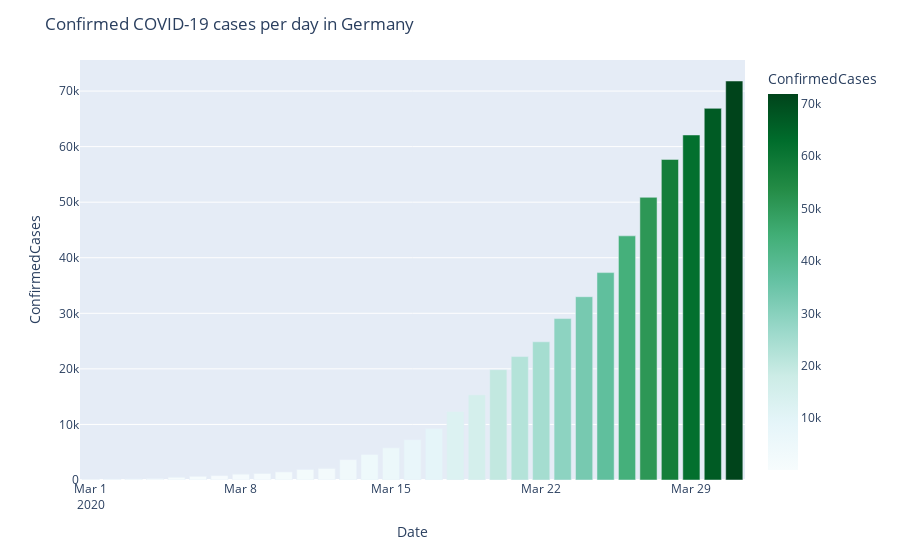

Notebook code for this chart:
### Code cell
df_by_date = pd.DataFrame(train.fillna('NA').groupby(['Country_Region','Date'])['ConfirmedCases'].sum().sort_values().reset_index())

fig = px.bar(df_by_date.loc[(df_by_date['Country_Region'] == 'Germany') &(df_by_date.Date >= '2020-03-01')].sort_values('ConfirmedCases',ascending = False), 
             x='Date', y='ConfirmedCases', color="ConfirmedCases", color_continuous_scale=px.colors.sequential.BuGn)

fig.update_layout(title_text='Confirmed COVID-19 cases per day in Germany')
fig.show()

### Figure 1 — Plotly figure (JSON) as saved in the notebook; plotly's stock layout.template omitted (floating-point values rounded to 4 significant figures)
{"data": [{"textposition": "auto", "hovertemplate": "Date=%{x}<br>ConfirmedCases=%{marker.color}", "showlegend": false, "legendgroup": "", "name": "", "yaxis": "y", "y": [71808, 66885, 62095, 57695, 50871, 43938, 37323, 32986, 29056, 24873, 22213, 19848, 15320, 12327, 9257, 7272, 5795, 4585, 3675, 2078, 1908, 1457, 1176, 1040, 799, 670, 482, 262, 196, 159, 130], "hoverlabel": {"namelength": 0}, "offsetgroup": "", "xaxis": "x", "marker": {"color": [71808, 66885, 62095, 57695, 50871, 43938, 37323, 32986, 29056, 24873, 22213, 19848, 15320, 12327, 9257, 7272, 5795, 4585, 3675, 2078, 1908, 1457, 1176, 1040, 799, 670, 482, 262, 196, 159, 130], "coloraxis": "coloraxis"}, "x": ["2020-03-31", "2020-03-30", "2020-03-29", "2020-03-28", "2020-03-27", "2020-03-26", "2020-03-25", "2020-03-24", "2020-03-23", "2020-03-22", "2020-03-21", "2020-03-20", "2020-03-19", "2020-03-18", "2020-03-17", "2020-03-16", "2020-03-15", "2020-03-14", "2020-03-13", "2020-03-12", "2020-03-11", "2020-03-10", "2020-03-09", "2020-03-08", "2020-03-07", "2020-03-06", "2020-03-05", "2020-03-04", "2020-03-03", "2020-03-02", "2020-03-01"], "alignmentgroup": "True", "type": "bar", "orientation": "v"}], "layout": {"xaxis": {"domain": [0, 1], "anchor": "y", "title": {"text": "Date"}}, "title": {"text": "Confirmed COVID-19 cases per day in Germany"}, "yaxis": {"domain": [0, 1], "anchor": "x", "title": {"text": "ConfirmedCases"}}, "barmode": "relative", "margin": {"t": 60}, "legend": {"tracegroupgap": 0}, "coloraxis": {"colorbar": {"title": {"text": "ConfirmedCases"}}, "colorscale": [[0, "rgb(247,252,253)"], [0.125, "rgb(229,245,249)"], [0.25, "rgb(204,236,230)"], [0.375, "rgb(153,216,201)"], [0.5, "rgb(102,194,164)"], [0.625, "rgb(65,174,118)"], [0.75, "rgb(35,139,69)"], [0.875, "rgb(0,109,44)"], [1, "rgb(0,68,27)"]]}}}
